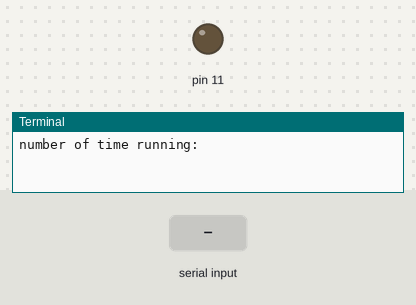
Bench run of a program on a simulated Raspberry Pi (header pin numbers). Shown: output pins drawn as LEDs (lit = HIGH), the last lines printed to the terminal. Dashed ring = blinking. The test bench sets the inputs (shaded band). At 11.3 s the program stops and its outputs stay as they are.

Above: at 1.2 s.
1.3 s: "5" typed at the terminal, then Enter
At 2.1 s:
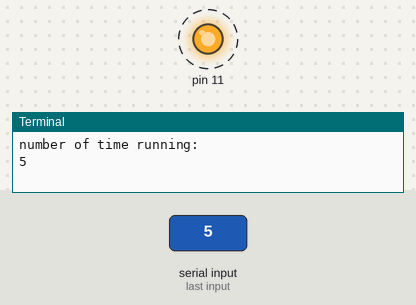
Timing chart, 0 to 11.8 s (numbered marks = the images above; inputs shaded):
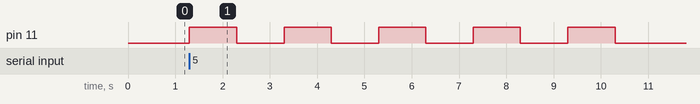

Measured:
- after the input at 1.3 s, pin 11: alternates HIGH for 1.0 s and LOW for 1.0 s, starting at once

The program:

led_blink.py
```python
"""
LED Blink
==========
Description: Simple LED blinking program using RPi.GPIO. Blinks an LED connected to GPIO pin 11
for a user-specified number of repetitions with 1-second intervals.

Hardware Requirements:
- LED on GPIO pin 11 (BOARD mode)
- 220Ω resistor

Author: Vilas
"""

import RPi.GPIO as GPIO
from time import sleep
GPIO.cleanup()
GPIO.setmode(GPIO.BOARD)
GPIO.setup(11, GPIO.OUT)

repeat = int(input("number of time running: "))
for i in range(0, repeat):
	GPIO.output(11, 1)
	sleep(1)
	GPIO.output(11, 0)
	sleep(1)

GPIO.cleanup()
```
